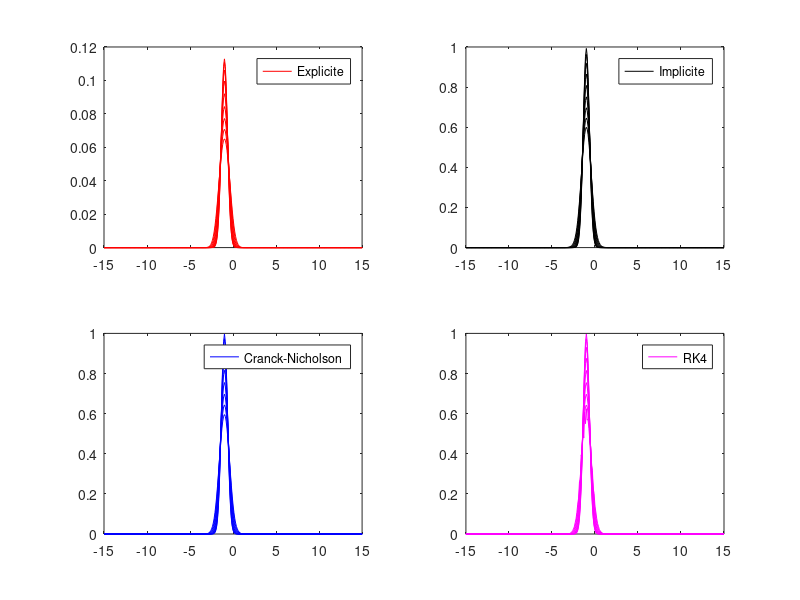

The MATLAB source for this figure:
function OneD_TimeDependant_MatlabVersion()

% general variables
x_min = -15;
x_max = 15;
delta_x = 0.1;
x0 = -1;
sigma = 0.5;
delta_t = 0.01;
nb_steps =18;

x_values = (x_min: delta_x :x_max)' ;
n = length(x_values);

% declaration of main matrices
laplacian = -1 / delta_x^2 * (-2*eye(n) + diag(ones(n-1,1),-1) + diag(ones(n-1,1), 1) );
V0 = zeros(n);

H = laplacian + V0;

k = 0;
psi = exp( - (x_values - x0).^2 / (2*sigma^2) ).*exp(1j * k * x_values);

% initalization of psi for all the different methods
psi_EXP= zeros(n, nb_steps);
psi_EXP(:,1) = psi;

psi_IMP = zeros(n, nb_steps);
psi_IMP(:,1) = psi;

psi_CN = zeros(n, nb_steps);
psi_CN(:,1) = psi;

psi_RK4 = zeros(n, nb_steps);
psi_RK4(:,1) = psi;


for i=2:nb_steps
    
    % Explicit Euler method
    psi_EXP(:,i) = psi_EXP(:,i-1) + delta_t * (-1j) * H * psi_EXP(:,i-1); 
    psi_EXP(:,i) = psi_EXP(:,i) / norm(psi_EXP(:,i));
    
    % Implicit Euler method
    psi_IMP(:,i) = (eye(n) + 1j * delta_t * H) \ psi_IMP(:,i-1);
    
    % cranck nicholson
    psi_CN(:,i) = (eye(n) + 1j * delta_t/2 * H) \ (eye(n) - 1j * delta_t / 2 * H) * psi_CN(:,i-1);
    
    %RK4
    k1 = f( H, psi_RK4(:,i-1)                      );
    k2 = f( H, psi_RK4(:,i-1) + (delta_t / 2) * k1 );
    k3 = f( H, psi_RK4(:,i-1) + (delta_t / 2) * k2 );
    k4 = f( H, psi_RK4(:,i-1) +  delta_t      * k3 );
    
    psi_RK4(:,i) = psi_RK4(:,i-1) + (delta_t / 6) * (k1 + 2 * k2 + 2 * k3 + k4);
   % psi_RK4 = psi_RK4 / norm(psi_RK4);  
        
end

%plotting the graphs
for i=1:nb_steps
    
    if mod(i,2) == 0
        subplot(2,2,1)
        plot(x_values, abs( psi_EXP(:,i) ).^2, 'r')
        legend('Explicite')
        hold on
        
        subplot(2,2,2)
        plot(x_values, abs( psi_IMP(:,i) ).^2, 'k')
        legend('Implicite')
        hold on
        
        subplot(2,2,3)
        plot(x_values, abs( psi_CN(:,i) ).^2, 'b')
        legend('Cranck-Nicholson')
        hold on
        
        subplot(2,2,4)
        plot(x_values, abs( psi_RK4(:,i) ).^2, 'm')
        legend('RK4')
        hold on
        
    end
end

end

function f = f(H, psi)

f = (-1j) * H * psi;

end

